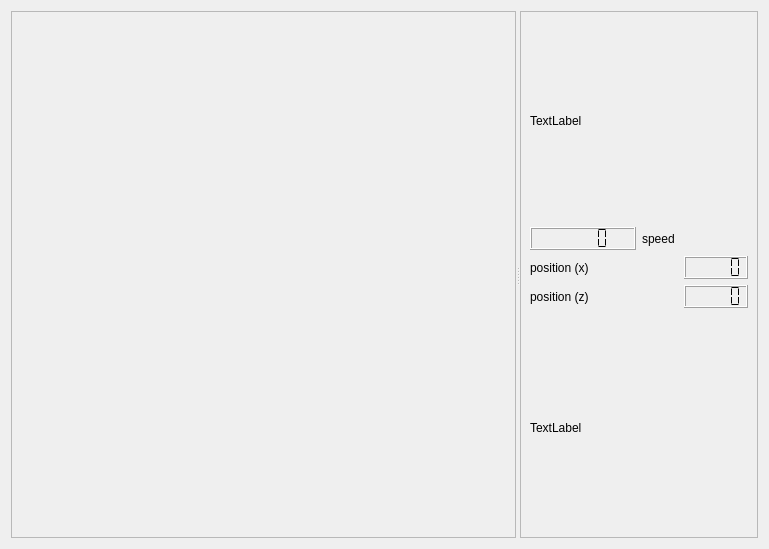
<?xml version="1.0" encoding="UTF-8"?>
<ui version="4.0">
 <class>guiDlg</class>
 <widget class="QWidget" name="guiDlg">
  <property name="geometry">
   <rect>
    <x>0</x>
    <y>0</y>
    <width>769</width>
    <height>549</height>
   </rect>
  </property>
  <property name="windowTitle">
   <string>giraff_viewer</string>
  </property>
  <layout class="QVBoxLayout" name="verticalLayout">
   <item>
    <widget class="QSplitter" name="splitter">
     <property name="orientation">
      <enum>Qt::Horizontal</enum>
     </property>
     <widget class="QFrame" name="beta_frame">
      <property name="sizePolicy">
       <sizepolicy hsizetype="Minimum" vsizetype="Preferred">
        <horstretch>0</horstretch>
        <verstretch>0</verstretch>
       </sizepolicy>
      </property>
      <property name="minimumSize">
       <size>
        <width>400</width>
        <height>0</height>
       </size>
      </property>
      <property name="frameShape">
       <enum>QFrame::StyledPanel</enum>
      </property>
      <property name="frameShadow">
       <enum>QFrame::Raised</enum>
      </property>
     </widget>
     <widget class="QFrame" name="control_frame">
      <property name="sizePolicy">
       <sizepolicy hsizetype="Minimum" vsizetype="Preferred">
        <horstretch>0</horstretch>
        <verstretch>0</verstretch>
       </sizepolicy>
      </property>
      <property name="minimumSize">
       <size>
        <width>200</width>
        <height>0</height>
       </size>
      </property>
      <property name="frameShape">
       <enum>QFrame::StyledPanel</enum>
      </property>
      <property name="frameShadow">
       <enum>QFrame::Raised</enum>
      </property>
      <layout class="QVBoxLayout" name="verticalLayout_3">
       <item>
        <layout class="QVBoxLayout" name="verticalLayout_2">
         <item>
          <widget class="QLabel" name="top_camera_label">
           <property name="minimumSize">
            <size>
             <width>0</width>
             <height>200</height>
            </size>
           </property>
           <property name="text">
            <string>TextLabel</string>
           </property>
          </widget>
         </item>
         <item>
          <layout class="QHBoxLayout" name="horizontalLayout_2">
           <item>
            <layout class="QHBoxLayout" name="horizontalLayout">
             <item>
              <widget class="QLCDNumber" name="speed_lcd">
               <property name="font">
                <font>
                 <weight>50</weight>
                 <italic>false</italic>
                 <bold>false</bold>
                </font>
               </property>
               <property name="smallDecimalPoint">
                <bool>false</bool>
               </property>
               <property name="mode">
                <enum>QLCDNumber::Dec</enum>
               </property>
               <property name="segmentStyle">
                <enum>QLCDNumber::Flat</enum>
               </property>
              </widget>
             </item>
             <item>
              <widget class="QLabel" name="speed_label">
               <property name="text">
                <string>speed</string>
               </property>
              </widget>
             </item>
            </layout>
           </item>
          </layout>
         </item>
         <item>
          <layout class="QHBoxLayout" name="horizontalLayout_4">
           <item>
            <layout class="QHBoxLayout" name="horizontalLayout_3">
             <item>
              <widget class="QLabel" name="posx_label">
               <property name="text">
                <string>position (x)</string>
               </property>
              </widget>
             </item>
             <item>
              <spacer name="horizontalSpacer">
               <property name="orientation">
                <enum>Qt::Horizontal</enum>
               </property>
               <property name="sizeHint" stdset="0">
                <size>
                 <width>40</width>
                 <height>20</height>
                </size>
               </property>
              </spacer>
             </item>
             <item>
              <widget class="QLCDNumber" name="posx_lcd">
               <property name="segmentStyle">
                <enum>QLCDNumber::Flat</enum>
               </property>
              </widget>
             </item>
            </layout>
           </item>
          </layout>
         </item>
         <item>
          <layout class="QHBoxLayout" name="horizontalLayout_5">
           <item>
            <widget class="QLabel" name="posz_label">
             <property name="text">
              <string>position (z)</string>
             </property>
            </widget>
           </item>
           <item>
            <spacer name="horizontalSpacer_2">
             <property name="orientation">
              <enum>Qt::Horizontal</enum>
             </property>
             <property name="sizeHint" stdset="0">
              <size>
               <width>40</width>
               <height>20</height>
              </size>
             </property>
            </spacer>
           </item>
           <item>
            <widget class="QLCDNumber" name="posz_lcd">
             <property name="segmentStyle">
              <enum>QLCDNumber::Flat</enum>
             </property>
            </widget>
           </item>
          </layout>
         </item>
         <item>
          <spacer name="verticalSpacer">
           <property name="orientation">
            <enum>Qt::Vertical</enum>
           </property>
           <property name="sizeHint" stdset="0">
            <size>
             <width>20</width>
             <height>40</height>
            </size>
           </property>
          </spacer>
         </item>
         <item>
          <widget class="QLabel" name="bottom_camera_label">
           <property name="minimumSize">
            <size>
             <width>0</width>
             <height>200</height>
            </size>
           </property>
           <property name="text">
            <string>TextLabel</string>
           </property>
          </widget>
         </item>
        </layout>
       </item>
      </layout>
     </widget>
    </widget>
   </item>
  </layout>
 </widget>
 <resources/>
 <connections/>
</ui>
